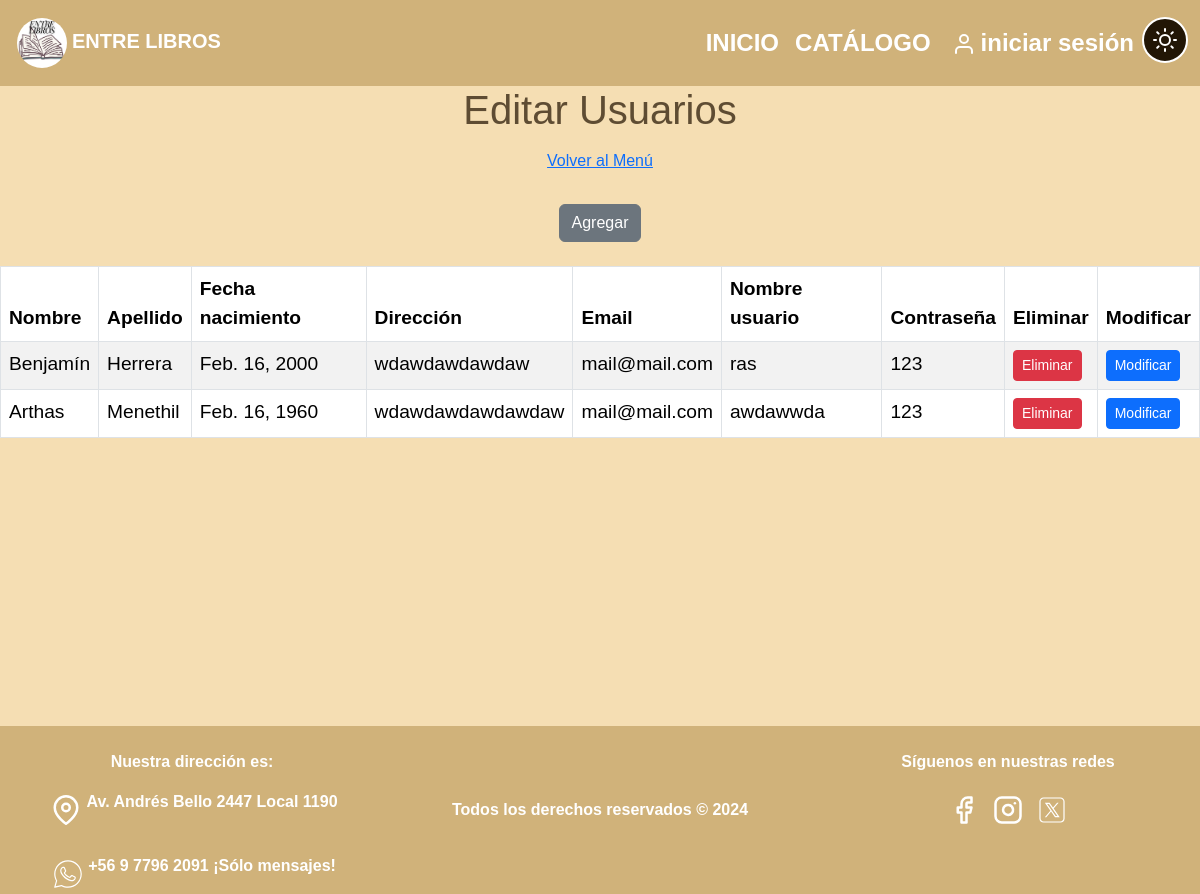
The app's page /entreLibros/crud_usuarios with its own data.
### entreLibros/models.py (models this page shows, shortened)
class Usuario(models.Model):
    id_usuario      = models.AutoField(primary_key=True)
    nombre          = models.CharField(max_length=30)
    apellido        = models.CharField(max_length=30)
    fec_nac         = models.DateField(blank=False, null=False)
    direccion       = models.CharField(max_length=100)
    user_name       = models.CharField(max_length=20)
    correo          = models.EmailField(max_length=100)
    password        = models.CharField(max_length=100)

### entreLibros/views.py (the view)
# urls.py: path('crud_usuarios', views.crud_usuarios, name='crud_usuarios'),
def crud_usuarios(request):
    usuarios = Usuario.objects.all()
    context = {'usuarios': usuarios}
    print("Enviando datos usuarios_list")
    return render(request, 'entreLibros/usuarios_list.html', context)

### entreLibros/templates/entreLibros/usuarios_list.html (shortened to what this page needs)
<!DOCTYPE html>
<html lang="es">
  <head>
    {% load static %}
    <link rel="stylesheet" href="{% static 'CSS/style.css'%}" />
    <link rel="stylesheet" href="{% static 'CSS/styleCrud.css' %}" />
    <link
      href="https://cdn.jsdelivr.net/npm/bootstrap@5.3.3/dist/css/bootstrap.min.css"
      rel="stylesheet"
    />
  </head>
  <body>
    <nav
      id="navbar"
      class="navbar navbar-expand-lg text-uppercase fw-bold light-mode-footer"
    >
      <div class="container-fluid">
        <a class="navbar-brand" href="index.html"
          ><img
            src="{% static 'assets/ENTRE LIBROS.png' %}"
            class="rounded-circle"
            style="width: 60px"
          />Entre Libros</a
        >
        <div class="collapse navbar-collapse" id="navbarSupportedContent">
          <ul class="navbar-nav mb-2 mb-lg-0 fs-4 ms-auto">
            <li class="nav-item">
              <a class="nav-link active" aria-current="page" href="index.html"
                >Inicio</a
              >
            </li>
            <li class="nav-item">
              <a class="nav-link active" href="catalogo.html">Catálogo</a>
            </li>
            <li class="nav-item">
              <a class="nav-link active text-lowercase" href="login.html"
                ><img src="{% static 'assets/user.svg' %}" alt="" />iniciar
                sesión</a
              >
            </li>
            <li>
              <button
                class="btn fw-bold margin-left-3 rounded-circle p-1"
                id="modo-btn"
                style="
                  background-color: #221606;
                  border: white 2px;
                  border-style: solid;
                "
                onclick="toggleTheme()"
              >
                <img src="{% static 'assets/sun.svg' %}" alt="" />
              </button>
            </li>
          </ul>
        </div>
      </div>
    </nav>
    <div class="contenido" id="contenido">
      <h1 class="text-center">Editar Usuarios</h1>
      <div class="d-flex justify-content-center mb-4">
        <a href="admin.html" class="btn btn-link">Volver al Menú</a>
      </div>
      <div class="text-center mb-4">
        <a href="{% url 'usuariosAdd' %}" class="btn btn-secondary">Agregar</a>
      </div>
      <div class="table-responsive">
        <table class="table table-striped table-bordered">
          {% if usuarios %}
          <thead>
            <tr>
              <th>Nombre</th>
              <th>Apellido</th>
              <th>Fecha nacimiento</th>
              <th>Dirección</th>
              <th>Email</th>
              <th>Nombre usuario</th>
              <th>Contraseña</th>
              <th>Eliminar</th>
              <th>Modificar</th>
            </tr>
          </thead>
          <tbody>
            {% for x in usuarios %}
            <tr>
              <td>{{ x.nombre }}</td>
              <td>{{ x.apellido }}</td>
              <td>{{ x.fec_nac }}</td>
              <td>{{ x.direccion }}</td>
              <td>{{ x.correo }}</td>
              <td>{{ x.user_name }}</td>
              <td>{{ x.password }}</td>
              <td>
                <a
                  href="{% url 'usuarios_del' pk=x.id_usuario %}"
                  class="btn btn-danger btn-sm"
                  >Eliminar</a
                >
              </td>
              <td>
                <a
                  href="{% url 'usuarios_edit' pk=x.id_usuario %}"
                  class="btn btn-primary btn-sm"
                  >Modificar</a
                >
              </td>
            </tr>
            {% endfor %}
          </tbody>
          {% else %}
          <tr>
            <td colspan="9" class="text-center">No hay usuarios disponibles</td>
          </tr>
          {% endif %}
        </table>
      </div>
    </div>
    <footer id="footer" class="light-mode-footer">
      <div class="row">
        <div class="col-4 text-center">
          <br />
          <p>Nuestra dirección es:</p>
          <div class="direccion d-flex justify-content-center">
            <a
              href="https://www.google.com/maps/place/Andr%C3%A9s+Bello+2447,+Local+1190,+7510689+Providencia,+Regi%C3%B3n+Metropolitana"
              ><img
                class="iconoFooter"
                src="{% static 'assets/map-pin.svg' %}"
                class="p-3"
              />
            </a>
            <p>Av. Andrés Bello 2447 Local 1190</p>
          </div>
          <br />
          <div class="telefono d-flex justify-content-center">
            <a href="https://web.whatsapp.com/"
              ><img
                class="iconoFooter"
                src="{% static 'assets/icons8-whatsapp(blanco).svg' %}"
                alt=""
            /></a>
            <p>+56 9 7796 2091 ¡Sólo mensajes!</p>
          </div>
        </div>
        <div class="mt-5 col-4">
          <br />
          <p>Todos los derechos reservados © 2024</p>
        </div>
        <div class="col-4">
          <br />
          <p>Síguenos en nuestras redes</p>
          <a href="https://www.facebook.com/"
            ><img
              class="iconoFooter"
              src="{% static 'assets/facebook.svg' %}"
              class="p-3"
              alt=""
          /></a>
          <a href="https://www.instagram.com/"
            ><img
              class="iconoFooter"
              src="{% static 'assets/instagram.svg' %}"
              class="p-3"
              alt=""
          /></a>
          <a href="https://x.com/"
            ><img
              class="iconoFooter"
              src="{% static 'assets/icons8-twitterx.svg' %}"
              class="p-3"
              alt=""
          /></a>
        </div>
      </div>
    </footer>
  </body>
</html>

### static/CSS/style.css (style rules this page uses)
body { margin: 0 !important; padding: 0 !important; font-family: "Franklin Gothic Medium", "Arial Narrow", Arial, sans-serif !important; min-height: 100vh; width: 100%; }
.contenido { min-height: 80vh; width: 100%; background-color: wheat; transition: background-color 0.5s; }
.light-mode { background-color: wheat; color: #372711cb; }
.light-mode-footer { background-color: #d0b27a; color: white; font-weight: bold; }
.navbar img { padding: 5px; transition: transform 0.3s ease; }
footer { width: 100%; min-height: 20vh; color: white; text-align: center; background-color: rgb(124, 67, 29); overflow: hidden; }
.iconoFooter { width: 40px; padding: 5px; transition: transform 0.3s ease; }

### static/CSS/styleCrud.css (style rules this page uses)
body { margin: 0 !important; padding: 0 !important; }
h1 { text-align: center; }
table { margin: auto !important; padding: 100px !important; font-size: larger !important; }

### records on screen
Usuario: nombre "Benjamín", apellido "Herrera", fec_nac "Feb. 16, 2000", direccion "wdawdawdawdaw", correo "mail@mail.com", user_name "ras", password "123"
Usuario: nombre "Arthas", apellido "Menethil", fec_nac "Feb. 16, 1960", direccion "wdawdawdawdawdaw", correo "mail@mail.com", user_name "awdawwda", password "123"
